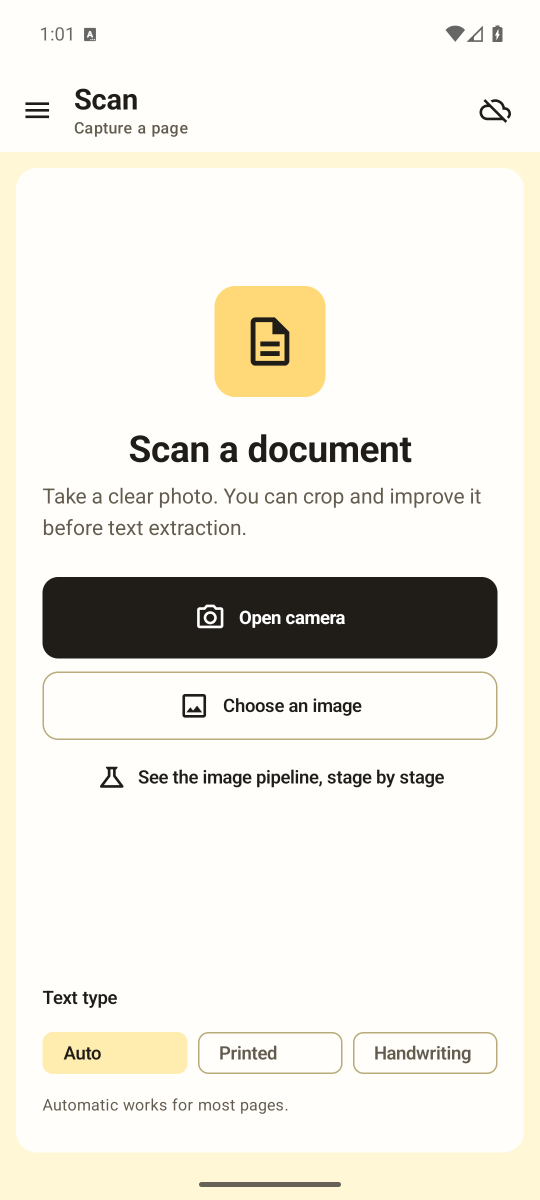
#> input picture docs/screenshots/01_home.png, 1080 x 2400 px (shown at 1/2 size)
$ python build_report.py ../screenshots/01_home.png ../screenshots/02_capture_or_import.png
#> lines starting #> are read from the running program, lines starting #| are printed output that depends on the picture
#> in draw_architecture, `im = Image.new("RGB", (W, H), "white")`: im: PIL image 1800x1400 RGB; every value is 255
"""Build the NavCert Offline MAD mini-project report (DOCX + PDF).

Run with the system Python (python-docx, Pillow):
    python docs/report/build_report.py

Steps: draw figures, write the DOCX, convert to PDF with LibreOffice, read the
page of every heading from the PDF (PyMuPDF, from ml/.venv) and rebuild until the
index page numbers match the PDF.
"""
import json
import os
import re
import subprocess
import sys

from PIL import Image, ImageDraw, ImageFont
from docx import Document
from docx.enum.section import WD_SECTION
from docx.enum.table import WD_TABLE_ALIGNMENT
from docx.enum.text import WD_ALIGN_PARAGRAPH, WD_BREAK, WD_LINE_SPACING, WD_TAB_ALIGNMENT, WD_TAB_LEADER
from docx.oxml import OxmlElement
from docx.oxml.ns import qn
from docx.shared import Inches, Pt, RGBColor

HERE = os.path.dirname(os.path.abspath(__file__))
REPO = os.path.abspath(os.path.join(HERE, "..", ".."))
FIG = os.path.join(HERE, "figures")
SHOTS = os.path.join(REPO, "docs", "screenshots")
OUT_DOCX = os.path.join(HERE, "NavCert_Offline_MAD_Report.docx")
OUT_PDF = os.path.join(HERE, "NavCert_Offline_MAD_Report.pdf")
PAGES_JSON = os.path.join(HERE, "index_pages.json")
SOFFICE = r"C:\Program Files\LibreOffice\program\soffice.exe"
VENV_PY = os.path.join(REPO, "ml", ".venv", "Scripts", "python.exe")
FONT_DIR = r"C:\Windows\Fonts"
FONT = "Times New Roman"
TEXT_WIDTH_IN = 8.27 - 1.25 - 1.0

# --------------------------------------------------------------------------
# Figures
# --------------------------------------------------------------------------

def tfont(size, bold=False):
    return ImageFont.truetype(os.path.join(FONT_DIR, "timesbd.ttf" if bold else "times.ttf"), size)


def fit_font(draw, text, size, bold, max_w):
    while size > 16:
        f = tfont(size, bold)
        if draw.textlength(text, font=f) <= max_w:
            return f
        size -= 2
    return tfont(size, bold)


def centred_text(draw, box, lines, sizes, gap=10):
    """Draw lines centred in a box; the first line is bold. Each line shrinks to fit the box width."""
    x0, y0, x1, y1 = box
    fonts = [fit_font(draw, t, s, i == 0, (x1 - x0) - 24) for i, (t, s) in enumerate(zip(lines, sizes))]
    boxes = [draw.textbbox((0, 0), t, font=f) for t, f in zip(lines, fonts)]
    heights = [b[3] - b[1] for b in boxes]
    total = sum(heights) + gap * (len(lines) - 1)
    y = y0 + (y1 - y0 - total) / 2
    for t, f, b, h in zip(lines, fonts, boxes, heights):
        w = draw.textlength(t, font=f)
        draw.text((x0 + (x1 - x0 - w) / 2, y - b[1]), t, font=f, fill="black")
        y += h + gap


def arrow(draw, p0, p1, width=4, head=20):
    import math
    draw.line([p0, p1], fill="black", width=width)
    ang = math.atan2(p1[1] - p0[1], p1[0] - p0[0])
    a1 = (p1[0] - head * math.cos(ang - 0.45), p1[1] - head * math.sin(ang - 0.45))
    a2 = (p1[0] - head * math.cos(ang + 0.45), p1[1] - head * math.sin(ang + 0.45))
    draw.polygon([p1, a1, a2], fill="black")


def dashed_rect(draw, box, dash=22, gap=14, width=4):
#> called with box = (20, 50, 1780, 1380), dash = 22, gap = 14, width = 4
    x0, y0, x1, y1 = box
    for (a, b) in [((x0, y0), (x1, y0)), ((x1, y0), (x1, y1)), ((x1, y1), (x0, y1)), ((x0, y1), (x0, y0))]:
        length = ((b[0] - a[0]) ** 2 + (b[1] - a[1]) ** 2) ** 0.5
        dx, dy = (b[0] - a[0]) / length, (b[1] - a[1]) / length
        s = 0
        while s < length:
            e = min(s + dash, length)
            draw.line([(a[0] + dx * s, a[1] + dy * s), (a[0] + dx * e, a[1] + dy * e)], fill="black", width=width)
            s += dash + gap


def draw_architecture(path):
    # 1800 px wide, printed at about 5.3 in: 40 px is about 8.5 pt.
    W, H = 1800, 1400
    im = Image.new("RGB", (W, H), "white")
    d = ImageDraw.Draw(im)
    f_title, f_label = tfont(46, True), tfont(40)
    B, S = 44, 38  # box title and box text sizes

    dashed_rect(d, (20, 50, W - 20, H - 20))
    label = "Device boundary: no INTERNET permission"
    lw = d.textlength(label, font=f_label)
#> lw = 856
    d.rectangle((50, 28, 70 + lw, 74), fill="white")
    d.text((60, 28), label, font=f_label, fill="black")

    # Presentation layer
    d.rectangle((55, 95, W - 55, 365), outline="black", width=4)
    d.text((80, 103), "Presentation layer (Compose, Material 3)", font=f_title, fill="black")
    cols = [(80, 640), (665, 1135), (1160, W - 80)]
    texts = [["MainActivity", "Compose host, drawer,", "scan state"],
             ["CropEditorActivity", "explicit intent,", "returns the crop"],
             ["Six drawer screens", "Scan, Documents, Ask,", "Lab, Privacy, About"]]
    for (x0, x1), t in zip(cols, texts):
        b = (x0, 168, x1, 345)
        d.rectangle(b, outline="black", width=3)
        centred_text(d, b, t, [B, S, S])

    # Pipeline
    d.text((60, 385), "Processing pipeline", font=f_title, fill="black")
    d.text((520, 391), "Dispatchers.IO: 1, 2, 7    Dispatchers.Default: 3, 4, 5, 8", font=f_label, fill="black")
    bw, bh, gx = 380, 205, 57
    xs = [55 + i * (bw + gx) for i in range(4)]
    y1, y2 = 455, 725
    row1 = [["1  Capture", "camera or gallery", "Activity Result API"],
            ["2  Crop", "CropEditorActivity", "crop and rotate"],
            ["3  Process", "DocumentScanner", "OpenCV: detect, warp"],
            ["4  OCR", "ML Kit (print)", "PP-OCRv5 (handwriting)"]]
    row2 = [["5  Extract", "rules, then MiniLM,", "then MobileBERT"],
            ["6  Review", "edit text and fields", "notes, highlights"],
            ["7  Store", "DocumentRepository", "JSON + JPEG"],
            ["8  Ask", "chunk retrieval", "MobileBERT answer"]]
    for i, t in enumerate(row1):
        b = (xs[i], y1, xs[i] + bw, y1 + bh)
        d.rectangle(b, outline="black", width=4)
        centred_text(d, b, t, [B, S, S])
        if i < 3:
            arrow(d, (xs[i] + bw + 3, y1 + bh / 2), (xs[i + 1] - 3, y1 + bh / 2))
    for i, t in enumerate(row2):
        c = 3 - i
        b = (xs[c], y2, xs[c] + bw, y2 + bh)
        d.rectangle(b, outline="black", width=4)
        centred_text(d, b, t, [B, S, S])
        if i < 3:
            arrow(d, (xs[c] - 3, y2 + bh / 2), (xs[c - 1] + bw + 3, y2 + bh / 2))
    arrow(d, (xs[3] + bw / 2, y1 + bh + 3), (xs[3] + bw / 2, y2 - 3))

    # Local resources
    top = 990
    d.rectangle((55, top, W - 55, H - 55), outline="black", width=4)
    d.text((80, top + 10), "Local resources (app-private)", font=f_title, fill="black")
    texts = [["Internal storage", "documents/<uuid>.json", "and .jpg; folders.json"],
             ["Cache + FileProvider", "camera captures", "and crops"],
             ["Bundled models", "ML Kit, PP-OCRv5,", "MiniLM, MobileBERT"]]
    for (x0, x1), t in zip(cols, texts):
        b = (x0, top + 75, x1, H - 75)
        d.rectangle(b, outline="black", width=3)
        centred_text(d, b, t, [B, S, S])
    # Store writes to internal storage; models feed the pipeline
    sx = xs[1] + bw / 2
    arrow(d, (sx, y2 + bh + 3), (sx, top + 71))
    mx = xs[3] + bw / 2
    arrow(d, (mx, top + 71), (mx, y2 + bh + 3))
    im.save(path)
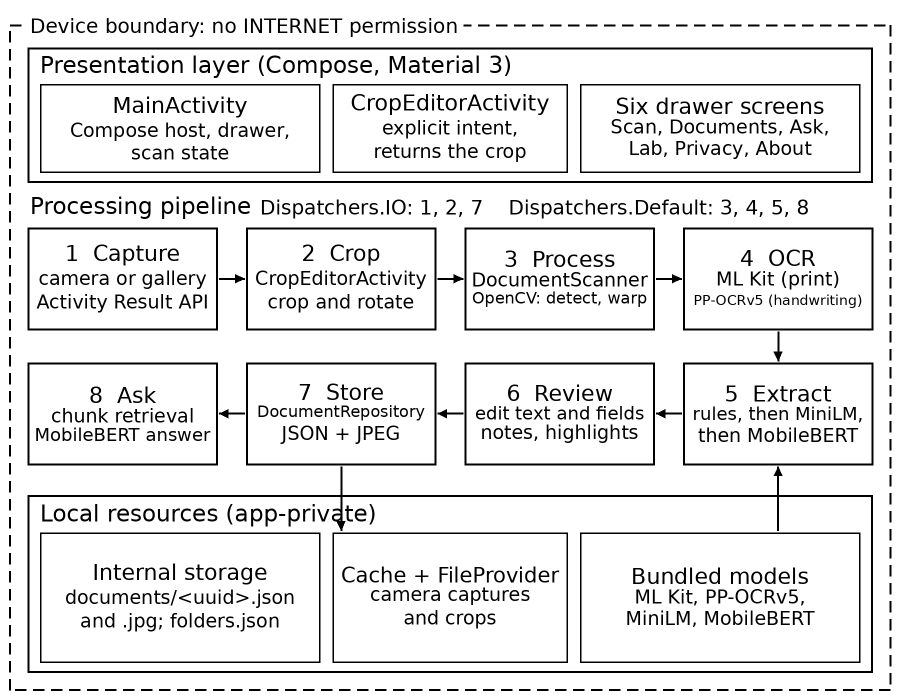
#> saved as fig4_1_architecture.png: PIL image 1800x1400 RGB (shown at 1/2 size); min 0, max 255, mean 229.9


def draw_extraction_flow(path):
    W, H = 1900, 470
    im = Image.new("RGB", (W, H), "white")
#> im: PIL image 1900x470 RGB; every value is 255
    d = ImageDraw.Draw(im)
    f_note = tfont(40)
    steps = [["OCR text", "from ML Kit", "or PP-OCRv5"],
             ["Certificate gate", "certificate cue in", "first 1,500 chars"],
             ["Rules", "labels and", "date patterns"],
             ["MiniLM int8", "ONNX, only for", "missing fields"],
             ["MobileBERT", "TFLite fallback", "if ONNX fails"]]
    bw, bh, gx, y = 310, 230, 62, 20
    for i, t in enumerate(steps):
        x = 20 + i * (bw + gx)
        d.rectangle((x, y, x + bw, y + bh), outline="black", width=4)
        centred_text(d, (x, y, x + bw, y + bh), t, [46, 40, 40])
        if i < 4:
            arrow(d, (x + bw + 3, y + bh / 2), (x + bw + gx - 3, y + bh / 2))
    gxc = 20 + (bw + gx) + bw / 2
    arrow(d, (gxc, y + bh + 3), (gxc, 330))
    d.text((gxc - 150, 340), "no cue: no fields", font=f_note, fill="black")
    d.text((gxc - 150, 388), "(abstain)", font=f_note, fill="black")
    x3 = 20 + 2 * (bw + gx) + 40
    d.text((x3, 290), "Model answers are used only when the text has", font=f_note, fill="black")
    d.text((x3, 338), "evidence for the field (issue, authority, expiry),", font=f_note, fill="black")
    d.text((x3, 386), "and a date answer must contain a valid date.", font=f_note, fill="black")
    im.save(path)
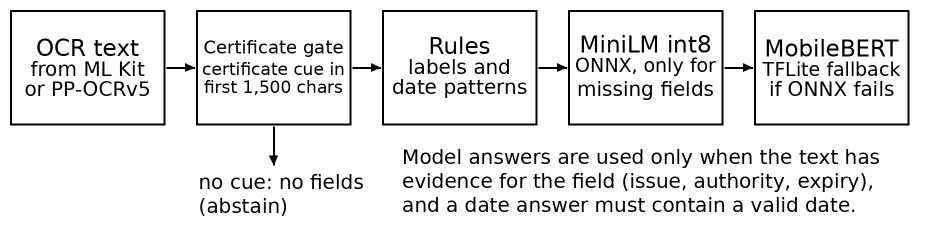
#> saved as fig7_1_extraction_flow.png: PIL image 1900x470 RGB (shown at 1/2 size); min 0, max 255, mean 232.1


def compose_shots(names, path, phone_h=1200):
#> called with path = 'docs/report/figures/fig5_1_capture.png', phone_h = 1200
    phones = []
    for n in names:
        im = Image.open(os.path.join(SHOTS, n)).convert("RGB")
#> im: PIL image 1080x2400 RGB
        w = int(im.width * phone_h / im.height)
#> w = 540
        phones.append(im.resize((w, phone_h), Image.LANCZOS))
    gap, border, label_h = 70, 3, 110
#> gap = 70; border = 3; label_h = 110
    W = sum(p.width + 2 * border for p in phones) + gap * (len(phones) - 1)
    H = phone_h + 2 * border + label_h
#> H = 1316
    sheet = Image.new("RGB", (W, H), "white")
#> sheet: PIL image 1778x1316 RGB; every value is 255
    d = ImageDraw.Draw(sheet)
    f = tfont(76)
    x = 0
    for i, p in enumerate(phones):
        d.rectangle((x, 0, x + p.width + 2 * border - 1, phone_h + 2 * border - 1), fill="black")
        sheet.paste(p, (x + border, border))
        lab = "(%s)" % "abc"[i]
        lw = d.textlength(lab, font=f)
        d.text((x + (p.width + 2 * border - lw) / 2, phone_h + 2 * border + 14), lab, font=f, fill="black")
        x += p.width + 2 * border + gap
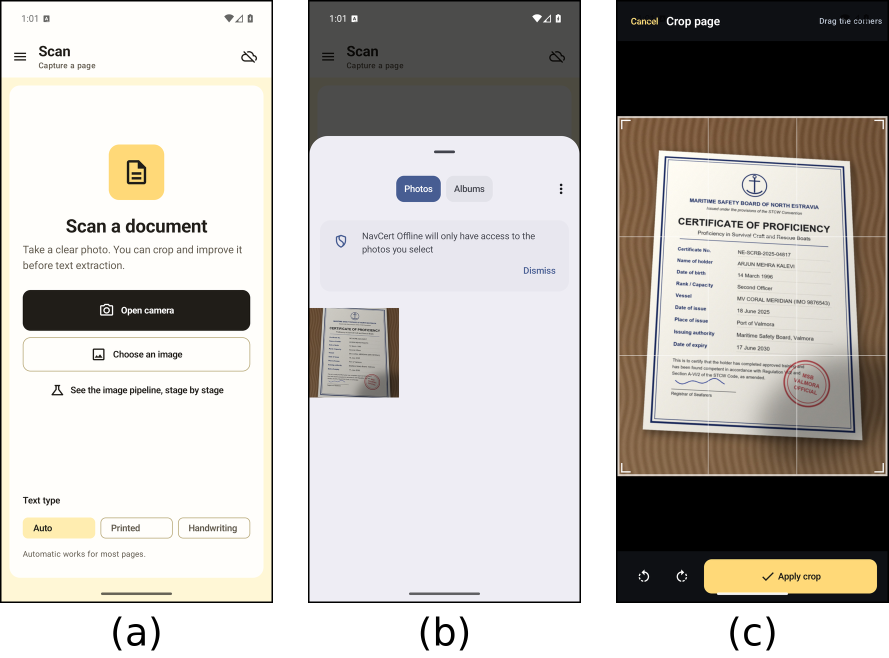
#> sheet: PIL image 1778x1316 RGB (shown at 1/2 size); mean R, G, B 191.1, 187.7, 183.6
    sheet.save(path)


SHOT_SETS = {
    "fig5_1_capture.png": ["01_home.png", "02_capture_or_import.png", "03_crop.png"],
    "fig5_2_preview.png": ["03_preview_aligned.png", "17_lab_geometry.png", "10_lab_histogram.png"],
    "fig5_3_fields.png": ["04_result_text.png", "05_certificate_fields.png", "08_review_save_lab_entry.png"],
    "fig5_4_library_ask.png": ["07_library.png", "06_ask_document.png"],
    "fig5_5_lab.png": ["09_lab_fundamentals.png", "12b_lab_edges_canny.png", "16b_lab_motion_es_vectors.png"],
    "fig5_6_nav_privacy.png": ["20_navigation_drawer.png", "21_privacy.png"],
}


def make_figures():
    os.makedirs(FIG, exist_ok=True)
    draw_architecture(os.path.join(FIG, "fig4_1_architecture.png"))
    draw_extraction_flow(os.path.join(FIG, "fig7_1_extraction_flow.png"))
    for name, shots in SHOT_SETS.items():
        compose_shots(shots, os.path.join(FIG, name))

# --------------------------------------------------------------------------
# References (IEEE), numbered in order of first citation
# --------------------------------------------------------------------------

REFS = {
    "bimco": 'BIMCO and International Chamber of Shipping, "Seafarer Workforce Report 2026: Executive summary," Jun. 2026. [Online]. Available: https://www.bimco.org/media/mxhbsjxb/seafarer-workforce-report-2026-executive-summary.pdf',
    "tokyo": "Tokyo MOU Secretariat, *Annual Report on Port State Control in the Asia-Pacific Region 2024*, 2025. [Online]. Available: https://www.tokyo-mou.org/wp/wp-content/uploads/ANN24-1.pdf",
    "gcaptain": 'M. Schuler, "India cracks down on fraudulent seafarer certificates amid global safety concerns," gCaptain, Jul. 21, 2025. [Online]. Available: https://gcaptain.com/india-cracks-down-on-fraudulent-seafarer-certificates-amid-global-safety-concerns/',
    "imo1665": 'International Maritime Organization, "Guidelines on the use of electronic certificates of seafarers," MSC.1/Circ.1665, Jun. 28, 2023.',
    "compose": 'Google, "Jetpack Compose documentation," Android Developers. Accessed: Oct. 2026. [Online]. Available: https://developer.android.com/develop/ui/compose/documentation',
    "m3compose": 'Google, "Material Design 3 in Compose," Android Developers. Accessed: Oct. 2026. [Online]. Available: https://developer.android.com/develop/ui/compose/designsystems/material3',
    "opencv": 'G. Bradski, "The OpenCV library," *Dr. Dobb\'s Journal of Software Tools*, Nov. 2000.',
    "mlkit": 'Google, "Text recognition v2," ML Kit for Android. Accessed: Oct. 2026. [Online]. Available: https://developers.google.com/ml-kit/vision/text-recognition/v2/android',
    "onnx": 'Microsoft, "ONNX Runtime Mobile," ONNX Runtime documentation. Accessed: Oct. 2026. [Online]. Available: https://onnxruntime.ai/docs/tutorials/mobile/',
    "ppocrv5": 'C. Cui *et al.*, "PP-OCRv5: A specialized 5M-parameter model rivaling billion-parameter vision-language models on OCR tasks," arXiv:2603.24373, Mar. 2026.',
    "litert": 'Google, "LiteRT overview," Google AI Edge documentation. Accessed: Oct. 2026. [Online]. Available: https://developers.google.com/edge/litert',
    "mobilebert": 'Z. Sun *et al.*, "MobileBERT: A compact task-agnostic BERT for resource-limited devices," in *Proc. 58th Annu. Meeting Assoc. Computational Linguistics*, 2020, pp. 2158-2170, doi: 10.18653/v1/2020.acl-main.195.',
    "minilm": 'W. Wang *et al.*, "MiniLM: Deep self-attention distillation for task-agnostic compression of pre-trained transformers," arXiv:2002.10957, 2020.',
    "deepset": 'deepset, "deepset/minilm-uncased-squad2," Hugging Face model card. Accessed: Oct. 2026. [Online]. Available: https://huggingface.co/deepset/minilm-uncased-squad2',
    "squad2": 'P. Rajpurkar, R. Jia, and P. Liang, "Know what you don\'t know: Unanswerable questions for SQuAD," in *Proc. 56th Annu. Meeting ACL (Short Papers)*, 2018, pp. 784-789, doi: 10.18653/v1/P18-2124.',
    "camera": 'Google, "Camera intents," Android Developers. Accessed: Oct. 2026. [Online]. Available: https://developer.android.com/media/camera/camera-intents',
    "storage": 'Google, "Data and file storage overview," Android Developers. Accessed: Oct. 2026. [Online]. Available: https://developer.android.com/training/data-storage',
    "permissions": 'Google, "Request runtime permissions," Android Developers. Accessed: Oct. 2026. [Online]. Available: https://developer.android.com/training/permissions/requesting',
    "room": 'Google, "Save data in a local database using Room," Android Developers. Accessed: Oct. 2026. [Online]. Available: https://developer.android.com/training/data-storage/room',
    "canny": 'J. Canny, "A computational approach to edge detection," *IEEE Trans. Pattern Anal. Mach. Intell.*, vol. PAMI-8, pp. 679-698, 1986, doi: 10.1109/TPAMI.1986.4767851.',
    "clahe": 'K. Zuiderveld, "Contrast limited adaptive histogram equalization," in *Graphics Gems IV*, P. S. Heckbert, Ed. San Diego, CA, USA: Academic Press, 1994, pp. 474-485.',
    "quant": 'B. Jacob *et al.*, "Quantization and training of neural networks for efficient integer-arithmetic-only inference," in *Proc. IEEE/CVF CVPR*, 2018, pp. 2704-2713, doi: 10.1109/CVPR.2018.00286.',
    "ctc": 'A. Graves *et al.*, "Connectionist temporal classification: Labelling unsegmented sequence data with recurrent neural networks," in *Proc. 23rd Int. Conf. Machine Learning (ICML)*, 2006, pp. 369-376, doi: 10.1145/1143844.1143891.',
    "m3": 'Google, "Material Design 3," m3.material.io. Accessed: Oct. 2026. [Online]. Available: https://m3.material.io/foundations',
    "targetapi": 'Google, "Target API level requirements for Google Play apps," Play Console Help. Accessed: Oct. 2026. [Online]. Available: https://support.google.com/googleplay/android-developer/answer/11926878',
    "datasafety": 'Google, "Provide information for Google Play\'s Data safety section," Play Console Help. Accessed: Oct. 2026. [Online]. Available: https://support.google.com/googleplay/android-developer/answer/10787469',
}


class Cites:
    def __init__(self):
        self.order = []

    # [77 lines left out: functions sub, set_run_font, style_fonts, add_field, shade, not called in this run]


def repeat_header(row):
    trpr = row._tr.get_or_add_trPr()
    el = OxmlElement("w:tblHeader"); el.set(qn("w:val"), "true"); trpr.append(el)


def no_split(row):
    trpr = row._tr.get_or_add_trPr()
    el = OxmlElement("w:cantSplit"); el.set(qn("w:val"), "true"); trpr.append(el)


class Report:
    # [257 lines left out: functions __init__, _setup, _runs, para, bullets, labelled and 8 more, not called in this run]

    def save(self, path):
        self.doc.save(path)

# --------------------------------------------------------------------------
# Content
# --------------------------------------------------------------------------

from content import write_body  # noqa: E402  (content.py sits next to this script)


def collect_headings():
    make_figures()
    probe = Report({})
    write_body(probe)
    return probe.headings + [(1, "References", "References")]


#> (the run stopped early here; a loop or call above may not have finished)
